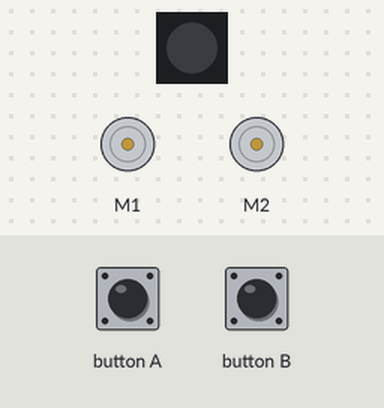
A program run on a simulated Calliope mini (MakeCode). On the bench: 2 × DC motor (green arrow = forward, orange = backward, longer = faster), 1 RGB LEDs in strip order, left to right. The inputs (shaded band) are chosen by the test bench. Dim RGB values are drawn brighter than linear.

Above: at 1.2 s.
1.3 s: button A pressed for 0.15 s
At 1.7 s:
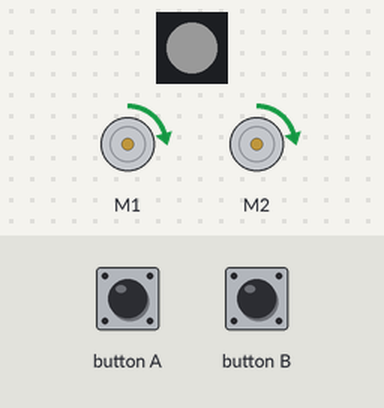
2.9 s: button B pressed for 0.15 s
At 4.2 s:
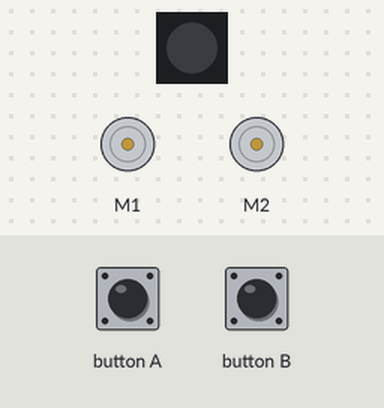
4.5 s: button A pressed 5 times (0.12 s each, 0.3 s apart)
At 6.4 s:
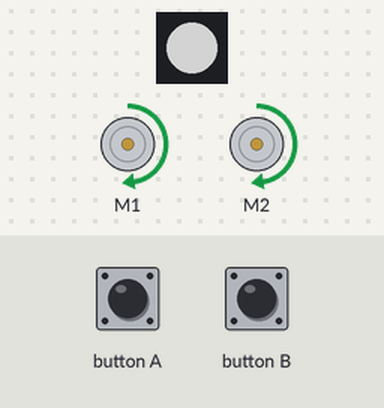
7.5 s: button A pressed for 0.15 s
At 8.8 s:
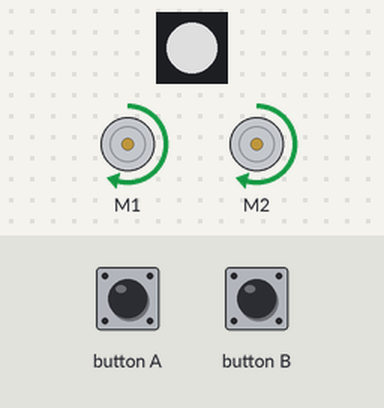
9.1 s: button A pressed for 0.15 s
At 10.1 s:
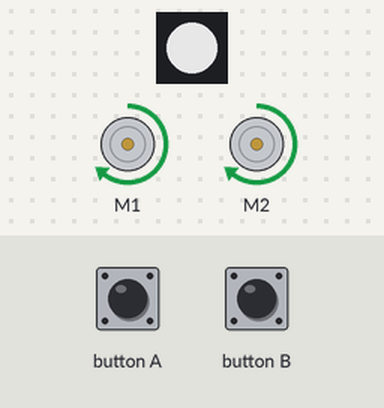
10.7 s: button A pressed for 0.15 s
At 11.3 s:
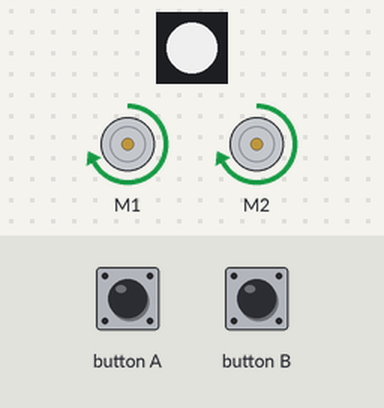
Timing chart, 0 to 13.3 s (numbered marks = the images above; inputs shaded):
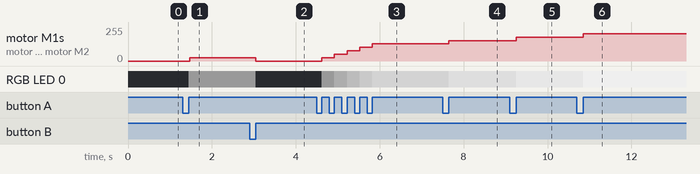

Measured:
- after the input at 1.3 s, motor M1, motor M2: stopped → forward 26/255 after 0.17 s; RGB LED 0: off → RGB(25, 25, 25) after 0.15 s
- after the input at 2.9 s, motor M1, motor M2: forward 26/255 → stopped after 0.15 s; RGB LED 0: RGB(25, 25, 25) → off after 0.15 s
- after the input at 4.5 s, motor M1, motor M2: moves from stopped to forward 128/255 over 1.2 s, starting after 0.12 s; RGB LED 0: off → RGB(25, 25, 25) after 0.12 s, → RGB(51, 51, 51) 0.30 s later, → RGB(76, 76, 76) 0.30 s later, → RGB(102, 102, 102) 0.30 s later, … (5 changes in this stretch)
- after the input at 7.5 s, motor M1, motor M2: forward 128/255 → forward 153/255 after 0.15 s; RGB LED 0: RGB(127, 127, 127) → RGB(153, 153, 153) after 0.15 s
- after the input at 9.1 s, motor M1, motor M2: forward 153/255 → forward 178/255 after 0.15 s; RGB LED 0: RGB(153, 153, 153) → RGB(178, 178, 178) after 0.15 s
- after the input at 10.7 s, motor M1, motor M2: forward 178/255 → forward 204/255 after 0.15 s; RGB LED 0: RGB(178, 178, 178) → RGB(204, 204, 204) after 0.15 s

The program:

main.ts
```typescript
let power = 0
let color = 0
input.onButtonEvent(Button.A, input.buttonEventClick(), function () {
    power = Math.min(power + 10, 100)
    updateMotor()
})
function updateMotor () {
    motors.dualMotorPower(Motor.AB, power)
    color = 255 * (power / 100)
    basic.setLedColor(basic.rgb(color, color, color))
}
input.onButtonEvent(Button.B, input.buttonEventClick(), function () {
    power = Math.max(power - 10, 0)
    updateMotor()
})
basic.forever(function () {

})
```

test.ts
```typescript
// Hier kann man Tests durchführen; diese Datei wird nicht kompiliert, wenn dieses Paket als Erweiterung verwendet wird.
```
